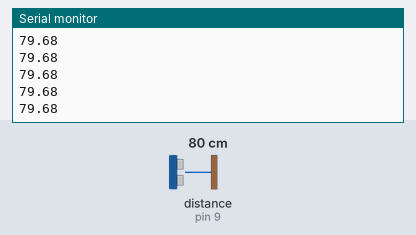
This sketch was run on a simulated Arduino Uno, built with avr-gcc and run on an emulated ATmega328P. On the bench: the last lines printed to the serial monitor. Wiring (inferred from the names in the program): ultrasonic range finder: trigger pin 10; echo pin 9. Inputs (shaded band) come from the test bench; at power-on: distance to the obstacle (sensor on pin 9) 80 cm. The echo pulse lasts 58.3 µs per cm.

Above: at 1.2 s.
1.3 s: distance to the obstacle (sensor on pin 9) set to 2 cm
At 2.2 s:
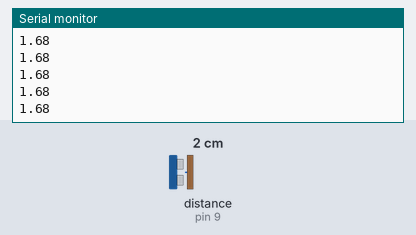
2.8 s: distance to the obstacle (sensor on pin 9) set to 4 cm
At 3.6 s:
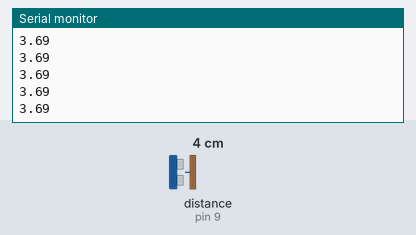
Timing chart, 0 to 5.8 s (numbered marks = the images above; inputs shaded):
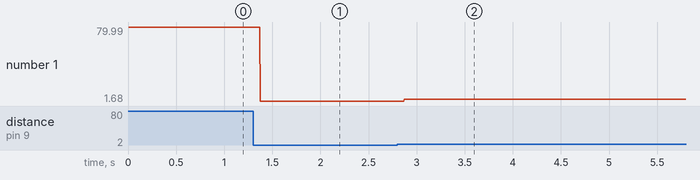

The sketch:

sketch_apr09f.ino
```cpp
void setup() {
  // put your setup code here, to run once:
  pinMode(10,OUTPUT);//Trig
  pinMode(9,INPUT);//Echo
  Serial.begin(9600);
}

void loop() {
  // put your main code here, to run repeatedly:
  float t,d;
  digitalWrite(10,LOW);
  delayMicroseconds(10);
  digitalWrite(10,HIGH);
  delayMicroseconds(10);
  digitalWrite(10,LOW);
  t=pulseIn(9,HIGH);
  d=(t*0.0343)/2;
  Serial.println(d);

}
```

Measured:
- after the input at 1.3 s, the serial monitor: prints a new line after 0.07 s (image 1)
- after the input at 2.8 s, the serial monitor: prints a new line after 0.07 s (image 2)
- plotted number 1: 79.68 → 1.68 after the input at 1.3 s, 1.68 → 3.6 after the input at 2.8 s
